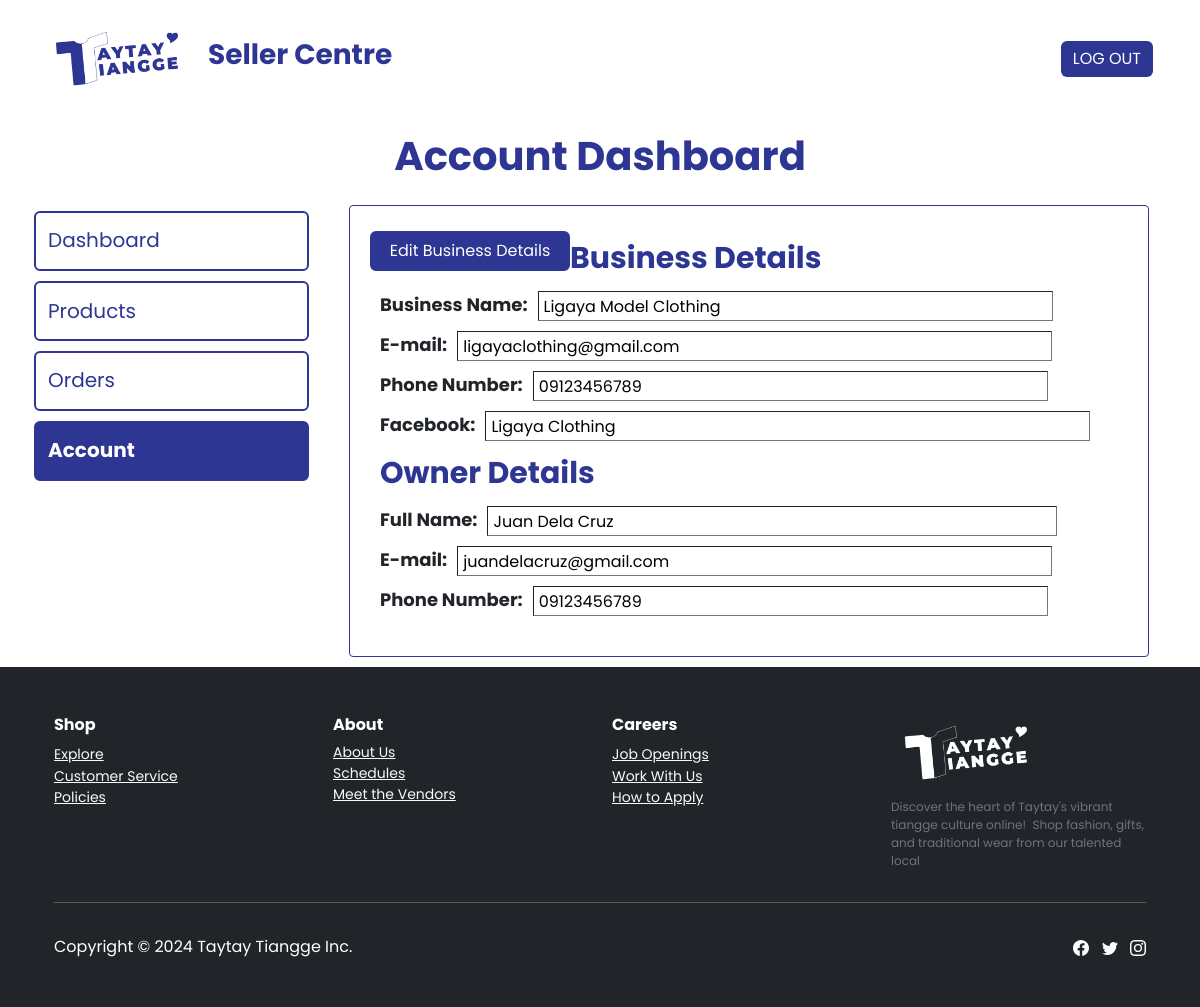
The page /seller-dashboard-account.php (signed in) on the database its author committed.
### tables this page shows
CREATE TABLE `sellerdetails` (
  `sellerId` int(11) NOT NULL,
  `businessName` varchar(255) NOT NULL,
  `email` varchar(255) NOT NULL,
  `phoneNumber` varchar(20) NOT NULL,
  `facebook` varchar(255) NOT NULL,
  `ownerName` varchar(100) NOT NULL,
  `ownerEmail` varchar(255) NOT NULL,
  `ownerPhoneNumber` varchar(20) NOT NULL
);

### seller-dashboard-account.php (the view, shortened to what this page needs)
<?php
require 'db_connect.php';
$sellerId = $_SESSION['sellerId'];
if ($sellerId) {
    $stmt = $conn->prepare("SELECT businessName, email, phoneNumber, facebook, ownerName, ownerEmail, ownerPhoneNumber FROM sellerDetails WHERE sellerId = ?");
    $stmt->bind_param("i", $sellerId);
    $stmt->execute();
    $stmt->bind_result($businessName, $email, $phoneNumber, $facebook, $ownerName, $ownerEmail, $ownerPhoneNumber);
}
?>
<!DOCTYPE html>
<html lang="en">
<head>
    <link rel="stylesheet" href="assets/bootstrap/css/bootstrap.min.css">
    <link rel="stylesheet" href="assets/css/styles.min.css">
</head>
<body style="background: #ffffff;">
    <body style="background: #ffffff;">
    <nav class="navbar navbar-light navbar-expand-md py-3" style="font-size: 18px;font-family: Poppins, sans-serif;">
        <div class="container"><a class="navbar-brand d-flex align-items-center" href="#"><span><img height="75px" src="assets/img/Logo%20(1).png"></span></a>
            <h3 style="color: #2d3693;"><strong>Seller Centre</strong></h3>
            <div class="collapse navbar-collapse" id="navcol-3">
                <ul class="navbar-nav mx-auto"></ul><button class="btn btn-primary" type="button" style="background: #2d3693;margin-left: 5px;margin-right: 5px;border-style: none;">LOG OUT</button>
            </div>
        </div>
    </nav>
    <section>
        <div class="container">
            <div class="row">
                <div class="col-md-12">
                    <section>
                        <div class="container">
                            <h3 class="text-center" style="font-family: Poppins, sans-serif;font-size: 40px;font-weight: bold;color: #2d3693;margin-bottom: 15px;margin-top: 15px;">Account Dashboard</h3>
                        </div>
                    </section>
                </div>
            </div>
            <div class="row justify-content-center" style="margin-right: 0;font-family: Poppins, sans-serif;font-size: 41px;">
                <div class="col-md-6 col-xl-3 col-xxl-3" style="width: 275px;margin: 15px;padding: 0px;height: 275px;margin-left: 0px;margin-right: 0px;">
                    <a class="btn btn-primary" role="button" style="width: 275px;height: 60px;margin-top: 0px;margin-bottom: 5px;font-size: 20px;font-weight: bold;background: rgb(255,255,255);text-align: left;padding-top: 12px;padding-bottom: 12px;color: #2d3693;border: 2px solid #2d3693;" href="seller-dashboard-overview.php"><span style="font-weight: normal !important;">Dashboard</span></a>
                    <button class="btn btn-primary" type="button" style="width: 275px;height: 60px;margin-top: 5px;margin-bottom: 5px;font-size: 20px;text-align: left;background: #ffffff;border-width: 2px;border-color: #2d3693;color: #2d3693;padding-top: 12px;padding-bottom: 12px;"herf="seller-dashboard-products.php">Products</button>
                    <a class="btn btn-primary" role="button" style="width: 275px;height: 60px;margin-top: 5px;margin-bottom: 5px;font-size: 20px;text-align: left;background: rgb(255,255,255);border-width: 2px;border-color: #2d3693;color: #2d3693;padding-top: 12px;padding-bottom: 12px;" href="seller-dashboard-orders.php">Orders</a>
                    <a class="btn btn-primary active" role="button" style="width: 275px;height: 60px;margin-top: 5px;margin-bottom: 5px;font-size: 20px;text-align: left;background: #2d3693;border-width: 2px;border-color: #2d3693;color: #ffffff;padding-top: 12px;padding-bottom: 12px;" href="seller-dashboard-account.php"><strong>Account</strong></a>
                </div>
                <div class="col-md-6 col-lg-7 col-xl-8 col-xxl-7 d-flex flex-column justify-content-evenly" style="border-radius: 4px;border: 1px solid #2d3693;margin: 10px;padding: 20px;width: 800px;margin-right: 5px;margin-left: 40px;height: Auto;">
                <form method="post" action="seller-dashboard-account-edit.php">
                        <div class="d-flex float-start flex-row justify-content-end align-items-xl-start">
                            <a <button class="btn btn-primary d-xl-flex justify-content-xl-center align-items-xl-center" type="" style="width: 200px;height: 40px;margin-top: 5px;margin-bottom: 5px;font-size: 16px;background: #2d3693;border-width: 2px;border-color: #2d3693;color: #ffffff;padding-top: 12px;padding-bottom: 12px;text-align: center;" href="seller-dashboard-account-editmain.php">Edit Business Details</button></a>
                        </div>
                        <div style="padding: 10px;">
                            <div class="d-flex flex-row" style="width: auto;margin-bottom: 10px;">
                                <p style="font-size: 30px;margin-bottom: 0px;margin-right: 10px;color: #2d3693;"><strong>Business Details</strong></p>
                            </div>
                            <div class="d-flex flex-row" style="width: auto;margin-bottom: 10px;">
                                <p style="font-size: 18px;margin-bottom: 0px;margin-right: 10px;"><strong>Business Name:</strong></p>
                                <input type="text" name="businessName" value="<?php echo htmlspecialchars($businessName); ?>" style="height: 30px;width: 515px;font-size: 16px;border-width: 1px;padding-left: 5px;">
                            </div>
                            <div class="d-flex flex-row" style="width: auto;margin-bottom: 10px;">
                                <p style="font-size: 18px;margin-bottom: 0px;margin-right: 10px;"><strong>E-mail:</strong></p>
                                <input type="text" name="email" value="<?php echo htmlspecialchars($email); ?>" style="height: 30px;width: 595px;font-size: 16px;border-width: 1px;padding-left: 5px;">
                            </div>
                            <div class="d-flex flex-row" style="width: auto;margin-bottom: 10px;">
                                <p style="font-size: 18px;margin-bottom: 0px;margin-right: 10px;"><strong>Phone Number:</strong></p>
                                <input type="text" name="phoneNumber" value="<?php echo htmlspecialchars($phoneNumber); ?>" style="height: 30px;width: 515px;font-size: 16px;border-width: 1px;padding-left: 5px;">
                            </div>
                            <div class="d-flex flex-row" style="width: auto;margin-bottom: 10px;">
                                <p style="font-size: 18px;margin-bottom: 0px;margin-right: 10px;"><strong>Facebook:</strong></p>
                                <input type="text" name="facebook" value="<?php echo htmlspecialchars($facebook); ?>" style="height: 30px;width: 605px;font-size: 16px;border-width: 1px;padding-left: 5px;">
                            </div>
                            <div class="d-flex flex-row" style="width: auto;margin-bottom: 10px;">
                                <p style="font-size: 30px;margin-bottom: 0px;margin-right: 10px;color: #2d3693;"><strong>Owner Details</strong></p>
                            </div>
                            <div class="d-flex flex-row" style="width: auto;margin-bottom: 10px;">
                                <p style="font-size: 18px;margin-bottom: 0px;margin-right: 10px;"><strong>Full Name:</strong></p>
                                <input type="text" name="ownerName" value="<?php echo htmlspecialchars($ownerName); ?>" style="height: 30px;width: 570px;font-size: 16px;border-width: 1px;padding-left: 5px;">
                            </div>
                            <div class="d-flex flex-row" style="width: auto;margin-bottom: 10px;">
                                <p style="font-size: 18px;margin-bottom: 0px;margin-right: 10px;"><strong>E-mail:</strong></p>
                                <input type="text" name="ownerEmail" value="<?php echo htmlspecialchars($ownerEmail); ?>" style="height: 30px;width: 595px;font-size: 16px;border-width: 1px;padding-left: 5px;">
                            </div>
                            <div class="d-flex flex-row" style="width: auto;margin-bottom: 10px;">
                                <p style="font-size: 18px;margin-bottom: 0px;margin-right: 10px;"><strong>Phone Number:</strong></p>
                                <input type="text" name="ownerPhoneNumber" value="<?php echo htmlspecialchars($ownerPhoneNumber); ?>" style="height: 30px;width: 515px;font-size: 16px;border-width: 1px;padding-left: 5px;">
                            </div>
                        </div>
                    </form>
                </div>
            </div>
        </div>
    </section>
    <footer class="text-white bg-dark" style="font-family: Poppins, sans-serif;">
        <div class="container py-4 py-lg-5" style="padding-right: 24px;padding-left: 24px;">
            <div class="row justify-content-center">
                <div class="col-sm-4 col-md-3 text-center text-lg-start d-flex flex-column">
                    <h3 class="fs-6 text-white"><strong>Shop</strong></h3>
                    <ul class="list-unstyled">
                        <li><a class="link-light" href="#" style="font-size: 14px;">Explore</a></li>
                        <li style="font-size: 14px;"><a class="link-light" href="#" style="font-size: 14px;">Customer Service</a></li>
                        <li style="font-size: 14px;"><a class="link-light" href="#">Policies</a></li>
                    </ul>
                </div>
                <div class="col-sm-4 col-md-3 text-center text-lg-start d-flex flex-column">
                    <h3 class="fs-6 text-white"><strong>About</strong></h3>
                    <ul class="list-unstyled">
                        <li style="font-size: 14px;"><a class="link-light" href="about.html" style="font-size: 14px;">About Us</a></li>
                        <li style="font-size: 14px;"><a class="link-light" href="#" style="font-size: 14px;">Schedules</a></li>
                        <li style="font-size: 14px;"><a class="link-light" href="#">Meet the Vendors</a></li>
                    </ul>
                </div>
                <div class="col-sm-4 col-md-3 text-center text-lg-start d-flex flex-column">
                    <h3 class="fs-6 text-white"><strong>Careers</strong></h3>
                    <ul class="list-unstyled">
                        <li><a class="link-light" href="#" style="font-size: 14px;">Job Openings</a></li>
                        <li style="font-size: 14px;"><a class="link-light" href="seller-login.html" style="font-size: 14px;">Work With Us</a></li>
                        <li style="font-size: 14px;"><a class="link-light" href="#" style="font-size: 14px;">How to Apply</a></li>
                    </ul>
                </div>
                <div class="col-lg-3 text-center text-lg-start d-flex flex-column align-items-center order-first align-items-lg-start order-lg-last">
                    <div class="fw-bold d-flex align-items-center mb-2"><a href="index.html"><img width="150px" src="assets/img/Logo%20(2).png"></a></div>
                    <p class="text-muted" style="font-size: 12px;">Discover the heart of Taytay's vibrant tiangge culture online!&nbsp; Shop fashion, gifts, and traditional wear from our talented local</p>
                </div>
            </div>
            <hr>
            <div class="d-flex justify-content-between align-items-center pt-3">
                <p class="mb-0">Copyright © 2024 Taytay Tiangge Inc.</p>
                <ul class="list-inline mb-0">
                    <li class="list-inline-item"></li>
                    <li class="list-inline-item"></li>
                    <li class="list-inline-item"></li>
                </ul>
            </div>
        </div>
    </footer>
</body>
</html>

### rows shown on the page
sellerdetails: businessName "Ligaya Model Clothing", email "ligayaclothing@gmail.com", phoneNumber "09123456789", facebook "Ligaya Clothing", ownerName "Juan Dela Cruz", ownerEmail "juandelacruz@gmail.com", ownerPhoneNumber "09123456789"
